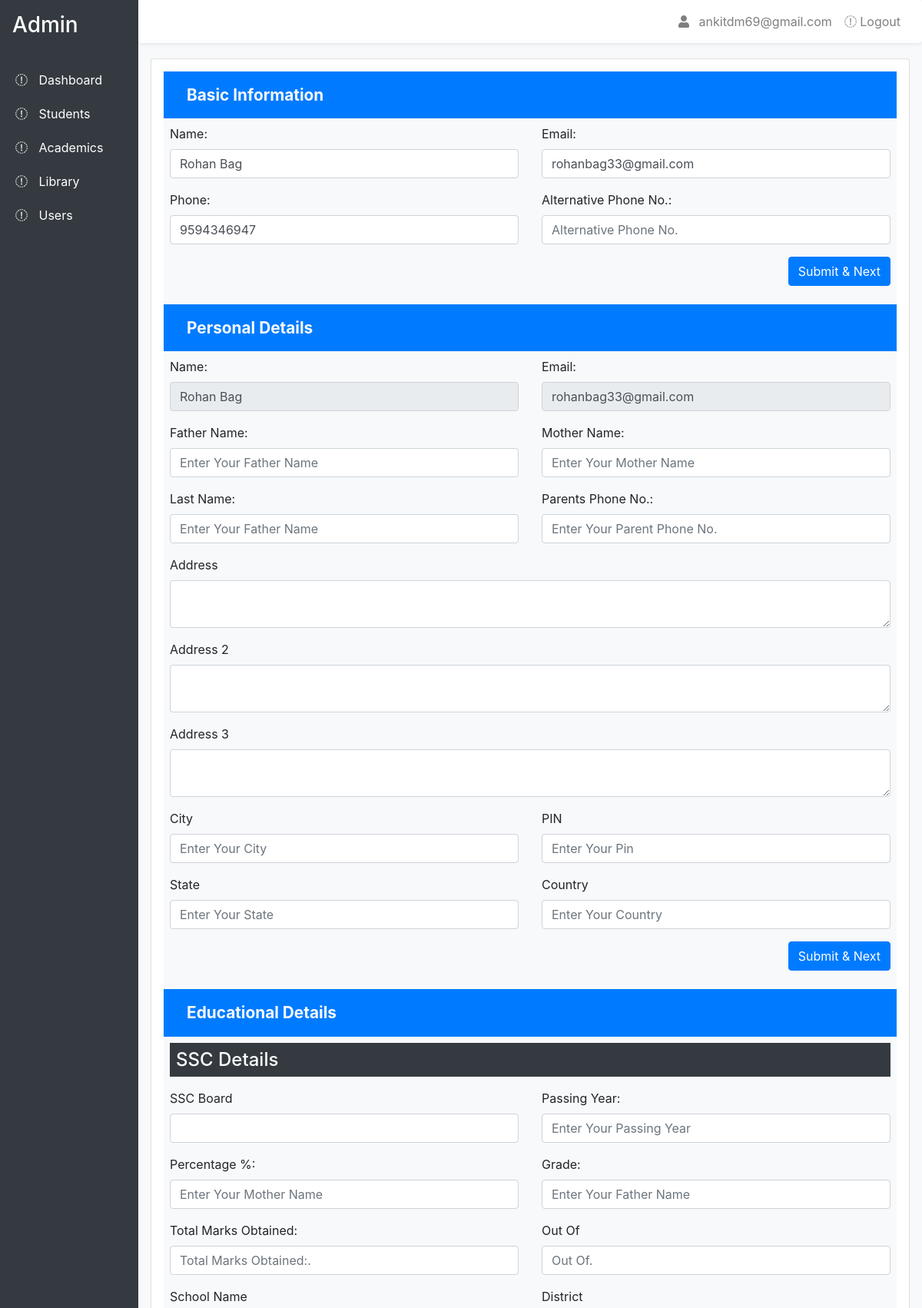
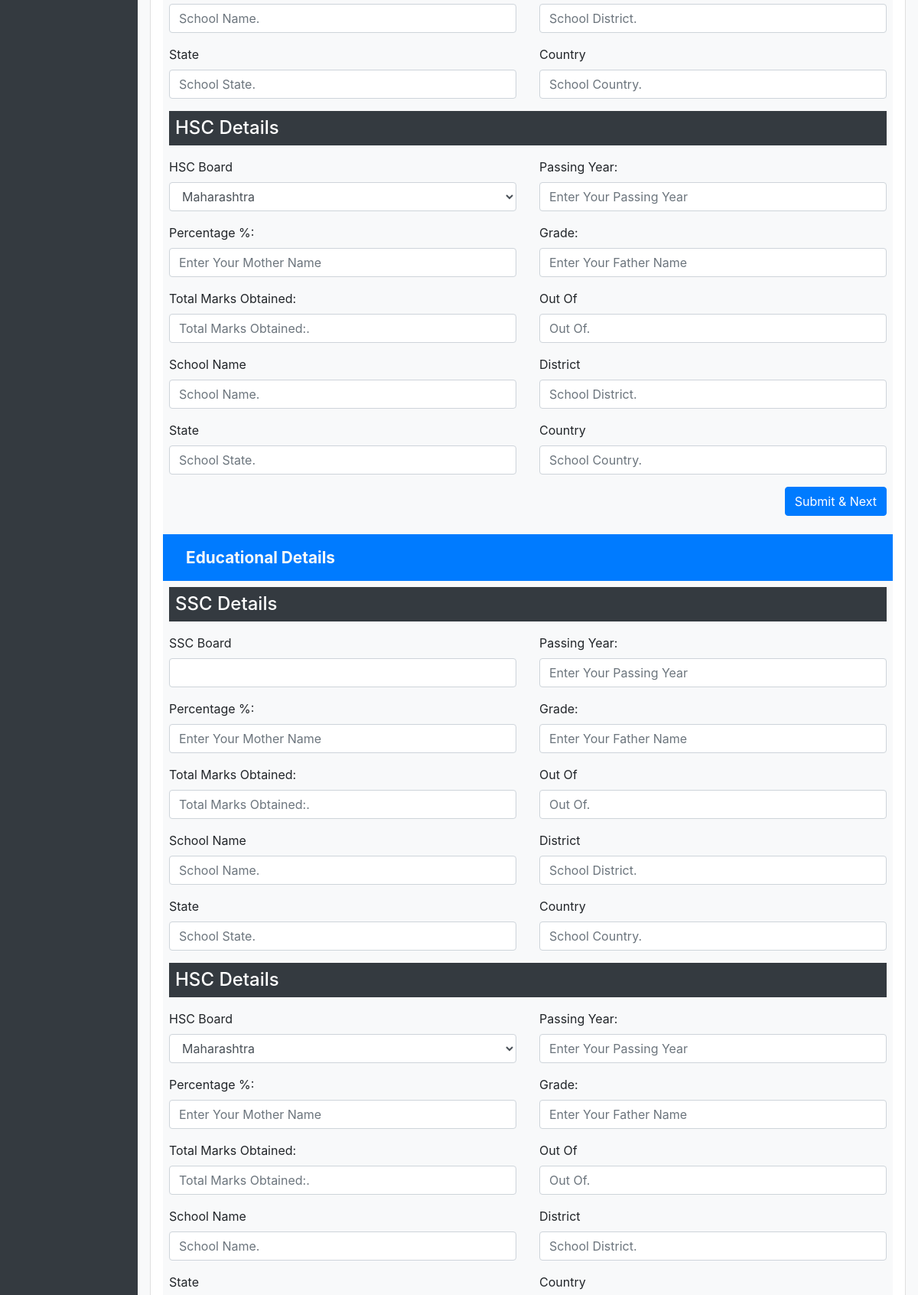
Screenshot of /admin/edit-user?id=20 (signed in, upper part) with the database file from the repository (2 pictures, top to bottom).
### tables this page shows
CREATE TABLE IF NOT EXISTS `users` (
  `id` int NOT NULL AUTO_INCREMENT,
  `name` varchar(255) NOT NULL,
  `email` varchar(255) NOT NULL,
  `phone` varchar(255) NOT NULL,
  `phone2` varchar(255) DEFAULT NULL,
  `password` varchar(255) NOT NULL,
  `rand` int NOT NULL,
  `active` int NOT NULL,
  `role` int NOT NULL DEFAULT '2',
  `created_at` timestamp NOT NULL,
  `updated_at` timestamp NOT NULL,
  PRIMARY KEY (`id`)
);

CREATE TABLE IF NOT EXISTS `personal_details` (
  `id` int NOT NULL AUTO_INCREMENT,
  `u_id` int NOT NULL,
  `email` varchar(255) NOT NULL,
  `fname` varchar(255) NOT NULL,
  `mname` varchar(255) NOT NULL,
  `lname` varchar(255) NOT NULL,
  `pphone` varchar(55) NOT NULL,
  `add_1` text NOT NULL,
  `add_2` text NOT NULL,
  `add_3` text NOT NULL,
  `city` varchar(255) NOT NULL,
  `pin_code` varchar(10) NOT NULL,
  `state` varchar(255) NOT NULL,
  `country` varchar(255) NOT NULL,
  `created_at` timestamp NOT NULL,
  `updated_at` timestamp NOT NULL,
  PRIMARY KEY (`id`)
);

### public/admin/edit-user.php (the view, shortened to what the rows shown need)
<?php
include "includes/head.php";
if(isset($_GET['id']))
{
    $id = $_GET['id'];
    $select_query = query("SELECT * FROM users WHERE id = '{$id}' ");
    if (mysqli_num_rows($select_query) > 0) {
        while ($row = fetch_array($select_query)) {
            $name  = $row['name'];
            $email = $row['email'];
            $phone = $row['phone'];
        }
    }
    $select_query = query("SELECT * FROM personal_details WHERE u_id = '{$id}' ");
    if (mysqli_num_rows($select_query) > 0) {
        while ($row = fetch_array($select_query)) {
            $email = $row['email'];
        }
    }
}
?>
<div class="container-fluid gs-cont">
    <div class="gs-container">
        <div class="gs-body gs-col container-fluid bg-light" id="gs-body">
            <div class="gs-content card m-3 p-3 ad-head">
                <div class="bg-light p-2 container-fluid">
                    <div class="row">
                        <div class="col-sm-6 col-xs-12">
                            <form action="" method="post">
                                <div class=" form-group">
                                    <label for="">
                                        Name:
                                    </label>
                                    <input type="text" name="name" class="form-control" placeholder="Enter Your Name" value="<?php echo $name; ?>">
                                </div>
                        </div>
                        <div class="col-sm-6 col-xs-12">
                            <div class=" form-group">
                                <label for="">
                                    Email:
                                </label>
                                <input type="email" name="email" class="form-control" placeholder="Enter Your Email" value="<?php echo $email; ?>">
                            </div>
                        </div>
                        <div class="col-sm-6 col-xs-12">
                            <div class=" form-group">
                                <label for="">
                                    Phone:
                                </label>
                                <input type="text" name="phone" class="form-control" placeholder="Enter Your Phone No." value="<?php echo $phone; ?>">
                            </div>
                        </div>
                    </div>
                </div>
                        <div class="bg-light p-2 container-fluid">
                            <div class="row">
                                <div class="col-sm-6 col-xs-12">
                                    <form action="" method="post">
                                        <div class=" form-group">
                                            <label for="">
                                                Name:
                                            </label>
                                            <input type="text" name="name" class="form-control" placeholder="Enter Your Name" value="<?php echo $name; ?>" disabled>
                                        </div>
                                </div>
                                <div class="col-sm-6 col-xs-12">
                                    <form action="" method="post">
                                        <div class=" form-group">
                                            <label for="">
                                                Email:
                                            </label>
                                            <input type="email" class="form-control" placeholder="Enter Your Email" value="<?php echo $email; ?>" disabled>
                                        </div>
                                </div>
                            </div>
                        </div>
            </div>
        </div>
    </div>
</div>
<?php include "includes/footer.php"; ?>

### rows the page displays
users: name "Rohan Bag", phone "9594346947"
personal_details: email "rohanbag33@gmail.com"

### other values shown
$_SESSION['email'] "ankitdm69@gmail.com"
